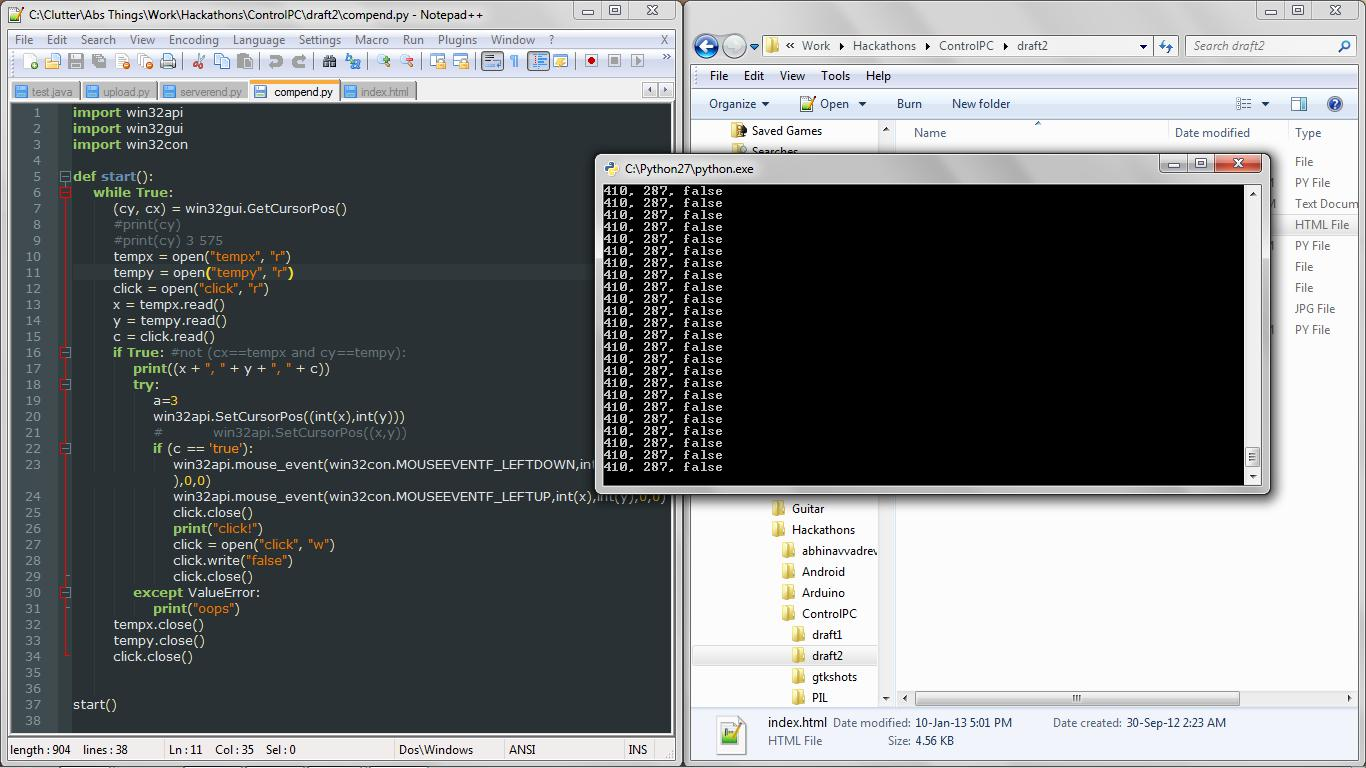

Here is the Python script that generated this plot:
import ImageGrab
img = ImageGrab.grab()
img.save('test.jpg','JPEG')

with open("test.jpg", "rb") as f:
    data = f.read()
    print data.encode("base64")
